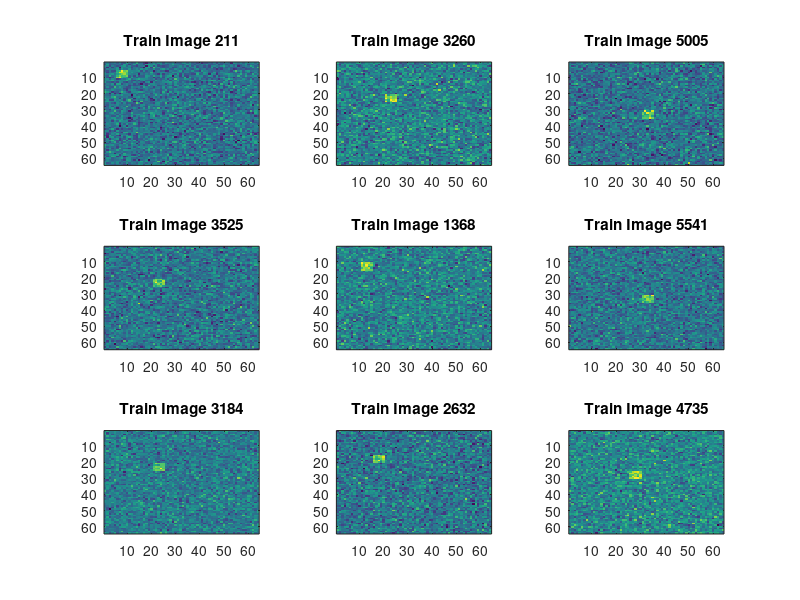

This figure's MATLAB source: (Note: this script raises an error after producing the figure.)

%%%  triplte Demo %%%

% Written by Roy Talman 2/1/2018 , 
% Email adress: roytalman@gmail.com
% GitHub: https://github.com/roytalman/TripletLoss.git
% Based on the article "FaceNet: A Unified Embedding for Face Recognition
% and Clustering"  Google Inc 2015
% Copyright (c) Roy Talman 2018

% image settings:
ImageSize       = 64 ; 
NumGroups       = 10 ;
NumPicPerGroups = 1000 ;
TotalPic = NumGroups*NumPicPerGroups ;
% create random data, 10000 pictures with the size 64*64:
Pics = normrnd(0,1,[ImageSize ImageSize TotalPic]);

% add  feature for groups of 1000 piuctures, ten different types of pictures:
for k = 1:10 
    Pics((1:5)+5*k,(1:5)+5*k, (1:NumPicPerGroups)+ NumPicPerGroups*(k-1) ) = ...
    Pics((1:5)+5*k,(1:5)+5*k, (1:NumPicPerGroups)+ NumPicPerGroups*(k-1) ) + 3 ;
    Labels((1:NumPicPerGroups)+ NumPicPerGroups*(k-1)) = k ; % image group label
end

% train and test set:
NumTrain = 0.7 ; % 70% data for traning
% [val RandomIndex ] = sort(rand(1,TotalPic)) ;  % random index
TrainPic           = Pics(:,:,(1:NumTrain*TotalPic)) ; % 70% training set, Classes 1-7 
TrainLabel         = Labels((1:NumTrain*TotalPic)) ;
TestPic            = Pics(:,:,( NumTrain*TotalPic + 1 : end )) ; % 30% testing set , Classes 8-10
TestLabels         = Labels(( NumTrain*TotalPic + 1 : end )) ;

% plot train images
figure
for k =1:9
    subplot(3,3,k)
    RandInd = randperm(size(TrainPic,3),1) ;
    imagesc(TrainPic(:,:,RandInd)) ;
    title([ 'Train Image ' num2str( RandInd) ]) 
end
% sort in triplte : 
[ PicsTrainTriplet , LabelsTrainTriplte ] = SortForTriplte( TrainPic , TrainLabel ) ;
[ PicsTestTriplet , LabelsTestTriplte ]   = SortForTriplte( TestPic , TestLabels ) ; 


% define CNN pathology

 NumFeatures = 16; % featers for catgory saparation, originaly 128 
 TriplteLayers = GetLayers(ImageSize,NumFeatures) ; % Net pathology

 options = trainingOptions('sgdm','MaxEpochs',15, 'InitialLearnRate',0.01,'Momentum',0.99...
    ,'MiniBatchSize',300,'Shuffle','never','Plots','training-progress','ExecutionEnvironment','gpu');  % CNN trainig option. Vary improtant-  "Shuffle" shouled be set to 'never'!

LabelsForNet = zeros(size(PicsTrainTriplet,4),NumFeatures ) ; % this is not needed in triplter since we calculating loss using triplte traning set

%%% training %%%
Net = trainNetwork( PicsTrainTriplet , LabelsForNet, TriplteLayers  ,options) ;

% prediction for test triplets:
[SumGood] = TripletResultAnalyze(Net,PicsTestTriplet)

%%% Retrain for Worst training cases %%%
PredictionTrain     = predict(Net,permute(TrainPic,[1 2 4 3]));
[ TriplteNewOrder ] = SortForTriplte_WorstDistances(PredictionTrain , TrainLabel) ;
   
RetrainLabels    = TrainLabel(TriplteNewOrder) ;
RetrainPictures  = permute(TrainPic(:,:,RetrainLabels),[1 2 4 3]);
options = trainingOptions('sgdm','MaxEpochs',10, 'InitialLearnRate',0.02...
    ,'MiniBatchSize',300,'Shuffle','never','Plots','training-progress','ExecutionEnvironment','gpu');  % CNN trainig option Vary improtant-  "Shuffle" shouled be set to never!

LabelsForNet = zeros(size(RetrainPictures,4),NumFeatures ) ; % this is not needed in triplter since we calculating loss using triplte traning set

%%% training %%%
Net_Retrain = trainNetwork( PicsTrainTriplet , LabelsForNet, Net.Layers  ,options) ;
[SumGood_2,NegDist,PosDist] = TripletResultAnalyze(Net_Retrain,PicsTestTriplet);

figure
for k = 1:3 
    RandInd = randperm(size(PicsTestTriplet,4)/3,1) ;
    subplot(3,3,k*3-2); imagesc( PicsTestTriplet(:,:,1,3*RandInd-2) );title(['Anchor Pic, triplet ' num2str(RandInd)])
    subplot(3,3,k*3-1); imagesc( PicsTestTriplet(:,:,1,3*RandInd-1) );title(['Pos Pic, Dist from Anchor: ' num2str(PosDist(RandInd)) ])
    subplot(3,3,k*3); imagesc( PicsTestTriplet(:,:,1,3*RandInd) );title(['Neg Pic, Dist from Anchor: ' num2str(NegDist(RandInd)) ])
end

